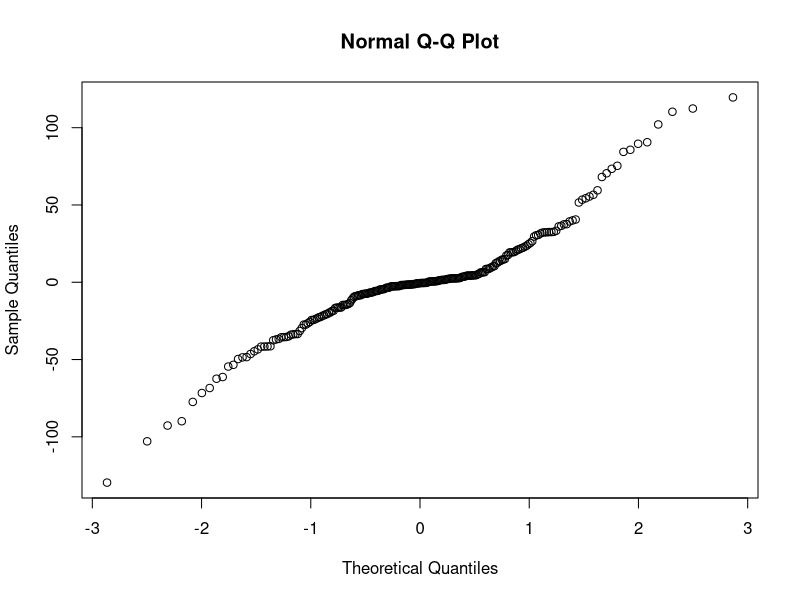
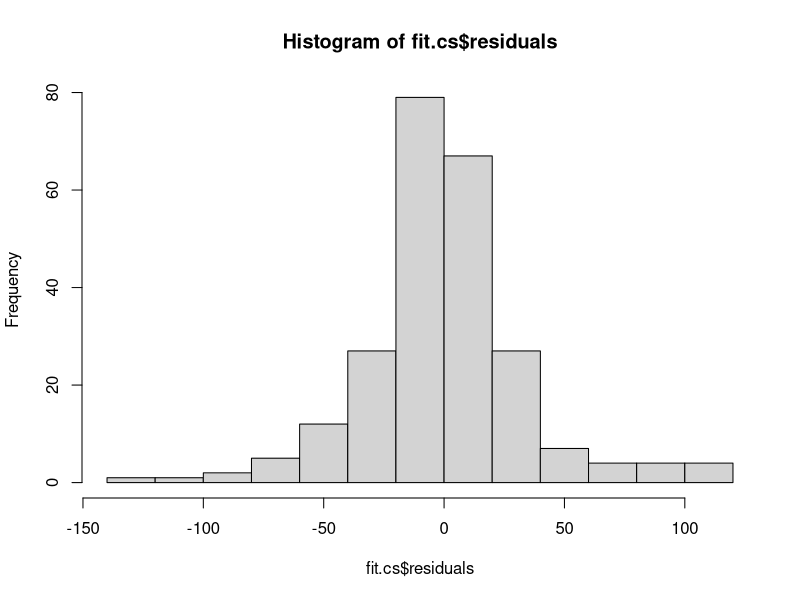
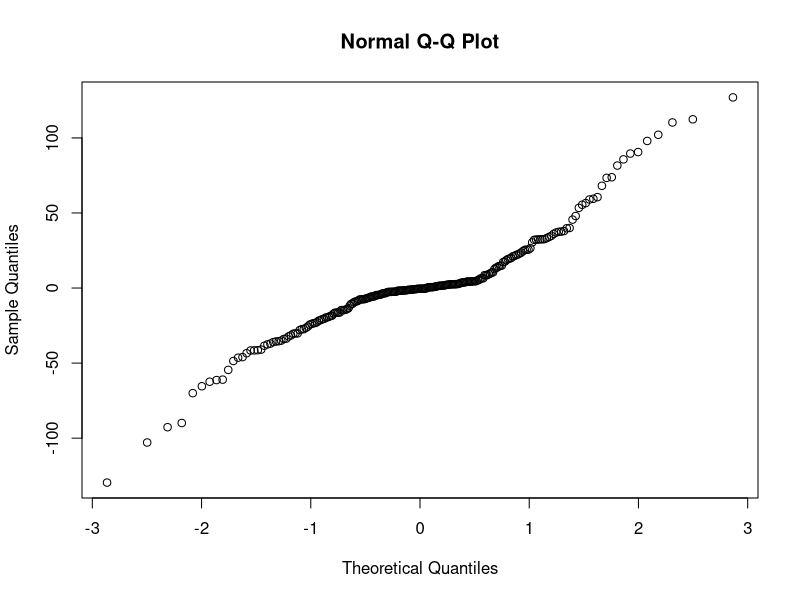
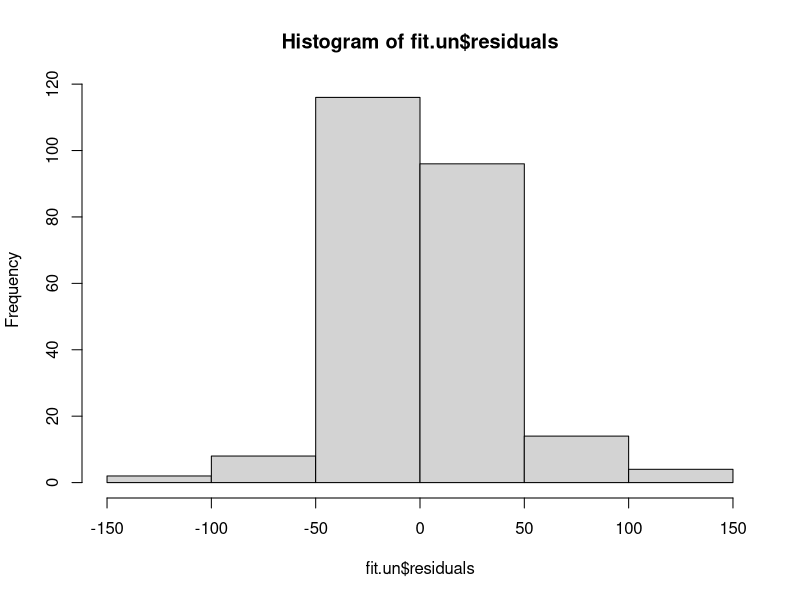
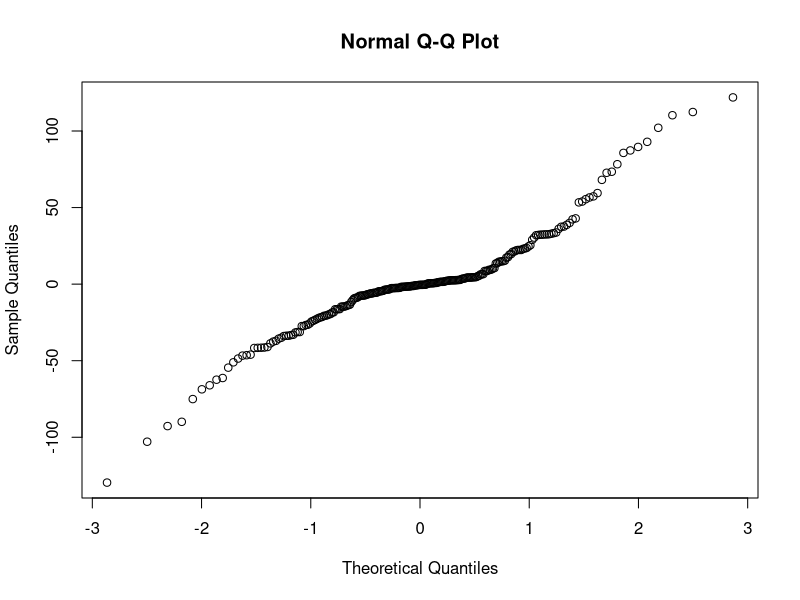
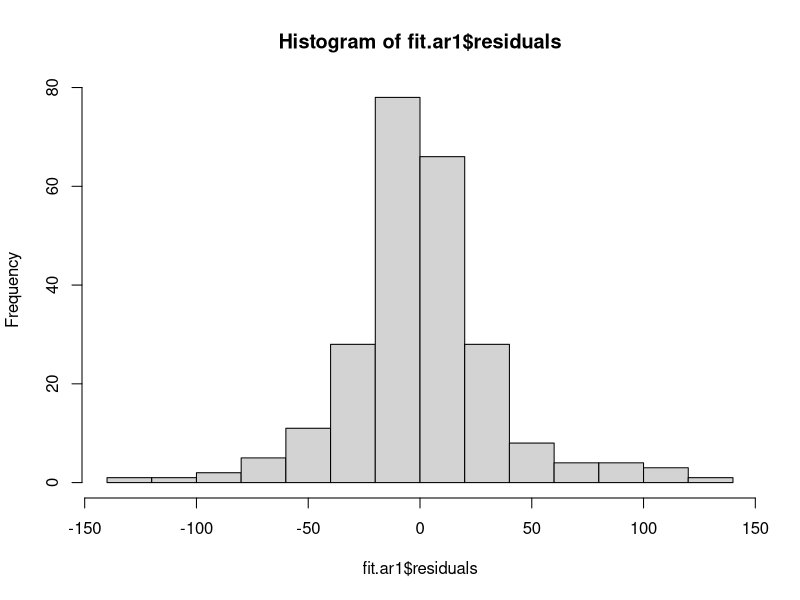

These figures' R source, in order:
library(dplyr)
library(MASS)

data("ChickWeight")
ChickWeight$Diet <- factor(ChickWeight$Diet)
ChickWeight$Time <- factor(ChickWeight$Time)
ChickWeight$Chick <- factor(ChickWeight$Chick)
ChickWeight.filter <- filter(ChickWeight,Time==4 | Time==8 |Time==12 | Time==16 | Time==20)

# 1
library(nlme)
ChickWeight.repeat <- groupedData(weight~as.numeric(Diet)*as.numeric(Time)|Chick,data=ChickWeight.filter)
fit.cs <- gls(weight ~ Diet * Time, data=ChickWeight.repeat, corr=corCompSymm(,form=~1|Chick))
anova(fit.cs)


fit.un <- gls(weight~Diet*Time,data=ChickWeight.repeat,corr=corSymm(form = ~1|Chick),weights = varIdent(form = ~1|Time))
anova(fit.un)

fit.ar1 <- gls(weight~Diet*Time,data=ChickWeight.repeat,corr=corAR1(,form=~1|Chick))
anova(fit.ar1)

anova(fit.cs,fit.un)
anova(fit.cs,fit.ar1)

# 2
BirthWeight <- ChickWeight$weight
ChickWeight.birth <- cbind(ChickWeight,BirthWeight)
for (i in 1 : nrow(ChickWeight.birth)){
    chick.index <- ChickWeight.birth$Chick[i]
    ChickWeight.birth$BirthWeight[i] <- 
        ChickWeight.birth$weight[which(ChickWeight.birth$Chick == chick.index 
                                     & ChickWeight.birth$Time == 0)]
}
ChickWeight.birth_filter <- filter(ChickWeight.birth,Time==4 | Time==8 |Time==12 | Time==16 | Time==20)
ChickWeight.birth_repeated <- groupedData(weight~as.numeric(Diet)*as.numeric(Time)|Chick,data=ChickWeight.birth_filter)

fit.cs1 <- gls(weight~Diet*Time+BirthWeight,data=ChickWeight.birth_repeated,corr=corCompSymm(,form=~1|Chick))
anova(fit.cs1)

fit.un1 <- gls(weight~Diet*Time+BirthWeight,data=ChickWeight.birth_repeated,corr=corSymm(form = ~1|Chick),weights = varIdent(form = ~1|Time))
anova(fit.un1)

fit.ar11 <- gls(weight~Diet*Time+BirthWeight,data=ChickWeight.birth_repeated,corr=corAR1(,form=~1|Chick))
anova(fit.ar11)

# 3
qqnorm(fit.cs$residuals)
hist(fit.cs$residuals)
qqnorm(fit.un$residuals)
hist(fit.un$residuals)
qqnorm(fit.ar1$residuals)
hist(fit.ar1$residuals)

bartlett.test(x=ChickWeight.filter$weight,g=ChickWeight.filter$Diet)

summary(aov(ChickWeight.filter$weight ~ ChickWeight.filter$Diet*ChickWeight.filter$Time))
